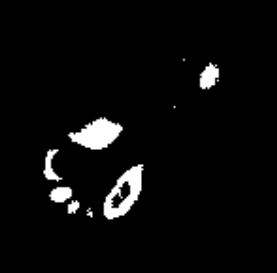
#> input picture src/images/binmask_crop.PNG, 277 x 273 px
$ python 02_Computer-Vision2.py
#> lines starting #> are read from the running program, lines starting #| are printed output that depends on the picture; after the words box and inside, x2 and y2 are one past the last pixel; in counts of white or black regions, pixels touching at a corner belong together
# %%
import cv2
import numpy as np
import matplotlib.pyplot as plt
import skimage.data
from ipywidgets import interact

# %% [markdown]
# ### E. Color Segmentation

# %% [markdown]
# 색상 기반 분할 (Color Segmentation)이란?
# * 기법 :   색상 기반 분할 (Color Segmentation)
# * 설명 :   원하는 특정 색상만 분리/추출
# * 방법 :   색상 임계값 처리  (Color Thresholding)
# * 결과 :   이진 마스크  (Binary Mask)

# %% [markdown]
# 이미지 내 빨간색 color thresholding을 통해 이진 마스크 (binary mask)를 생성해봅시다.

# %%
motor = skimage.data.stereo_motorcycle()[0]
#> the sliders are set to h_upper1 = 15, h_lower2 = 165

plt.imshow(motor)
plt.axis("off");

# %% [markdown]
# 우선 color thresholding을 위해 이미지를 HSV 색공간으로 변환해줍시다.
#
# 그 다음, `cv2.inRange(hsv_이미지, color_lower, color_upper)` 함수를 사용하여 mask를 생성합니다.
#
# 빨강은 $0^\circ$에 가깝기에 H값 $0^\circ$ ~ ($0$ + $\theta)^\circ$와 $(180-\theta)^\circ$ ~ $180^\circ$ 두 가지 mask를 bitwise OR로 연산합니다.

# %%
def update_mask(h_upper1=10, h_lower2=170):
#> called with h_upper1 = 15, h_lower2 = 165
    lower1 = np.array([0, 100, 50])
    upper1 = np.array([h_upper1, 255, 255])
    lower2 = np.array([h_lower2, 100, 50])
    upper2 = np.array([180, 255, 255])

    # 이미지를 HSV 색공간으로 변환
    motor_hsv = cv2.cvtColor(motor, cv2.COLOR_RGB2HSV)
#> motor_hsv: shape (500, 741, 3); mean H, S, V 36, 82.2, 129.7

    # Mask 생성
    mask1 = cv2.inRange(motor_hsv, lower1, upper1)
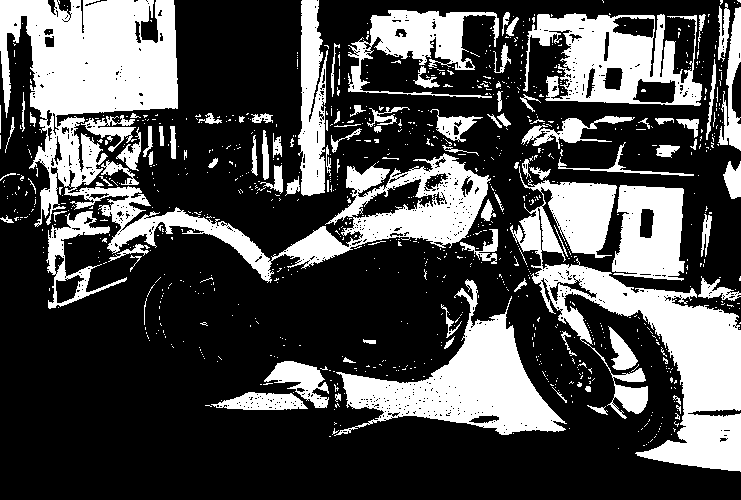
#> mask1: shape (500, 741); 30.2% white; 958 white regions (856 under 20 px), largest, box (x1, y1, x2, y2) and area: (0, 0, 491, 283) 33076, (510, 166, 741, 472) 21761, (334, 279, 567, 436) 12506
    mask2 = cv2.inRange(motor_hsv, lower2, upper2)
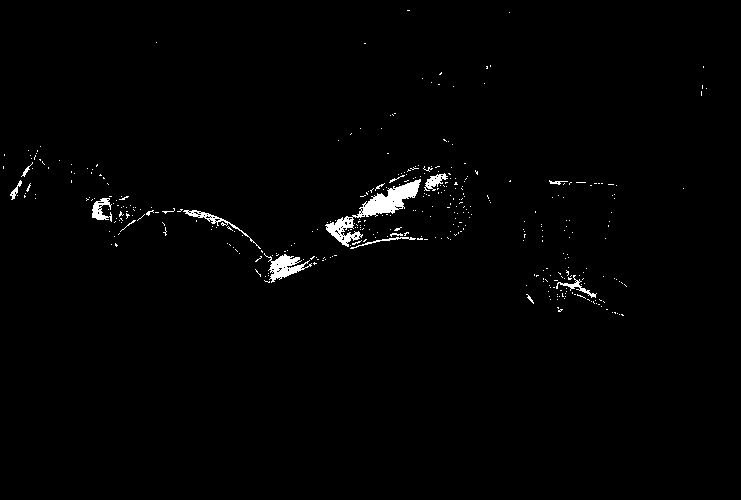
#> mask2: shape (500, 741); 1.2% white; 385 white regions (368 under 20 px), largest, box (x1, y1, x2, y2) and area: (325, 179, 421, 247) 1547, (264, 253, 312, 283) 579, (183, 210, 261, 249) 284
    mask = cv2.bitwise_or(mask1, mask2)
#> mask: shape (500, 741); 31.4% white; 889 white regions (788 under 20 px), largest, box (x1, y1, x2, y2) and area: (0, 0, 496, 309) 39231, (510, 166, 741, 472) 22188, (334, 279, 567, 436) 12506

    plt.figure(figsize=(16,8))

    plt.subplot(1,2,1), plt.imshow(motor), plt.title("Original")
    plt.subplot(1,2,2), plt.imshow(mask, cmap="gray"), plt.title(f"H: 0~{h_upper1}, {h_lower2}~180")

    for ax in plt.gcf().axes:
        ax.axis("off")

    plt.show()

# 슬라이더로 upper/lower 값 추측
interact(update_mask, h_upper1=(0, 30, 1), h_lower2=(150, 180, 1));

# %% [markdown]
# 선택한 값을 아래 코드에 적용

# %%
# TODO: 빈칸에 선택한 값 지정
red_lower1 = np.array([0, 100, 50])
red_upper1 = np.array([10, 255, 255])
red_lower2 = np.array([170, 100, 50])
red_upper2 = np.array([180, 255, 255])

# TODO: HSV로 색공간 변환
motor_hsv = cv2.cvtColor(motor, cv2.COLOR_RGB2HSV)

# TODO: Mask 생성
mask_hsv1 = cv2.inRange(motor_hsv, red_lower1, red_upper1)
#> mask_hsv1: shape (500, 741); 16.3% white; 2055 white regions (1919 under 20 px), largest, box (x1, y1, x2, y2) and area: (70, 153, 491, 283) 11599, (531, 264, 741, 471) 8499, (7, 0, 121, 114) 6868
mask_hsv2 = cv2.inRange(motor_hsv, red_lower2, red_upper2)
mask_hsv = cv2.bitwise_or(mask_hsv1, mask_hsv2)
#> mask_hsv: shape (500, 741); 17.5% white; 1985 white regions (1851 under 20 px), largest, box (x1, y1, x2, y2) and area: (65, 153, 494, 283) 15691, (531, 264, 741, 471) 8815, (7, 0, 121, 114) 6868

plt.figure(figsize=(16,8))

plt.subplot(1,2,1), plt.imshow(motor), plt.title("Original")
plt.subplot(1,2,2), plt.imshow(mask_hsv, cmap="gray"), plt.title("Binary Mask")

for ax in plt.gcf().axes:
    ax.axis("off")

plt.show()

# %% [markdown]
# Binary Mask에 노이즈가 너무 많습니다.
#
# 노이즈를 제거하기 위해 Low-pass Filter (blur)를 적용합시다.

# %%
# TODO: Gaussian Filter를 적용하여 binary mask 생성 (커널 사이즈: 7x7)
motor_blur = cv2.GaussianBlur(motor, (7, 7), 0)
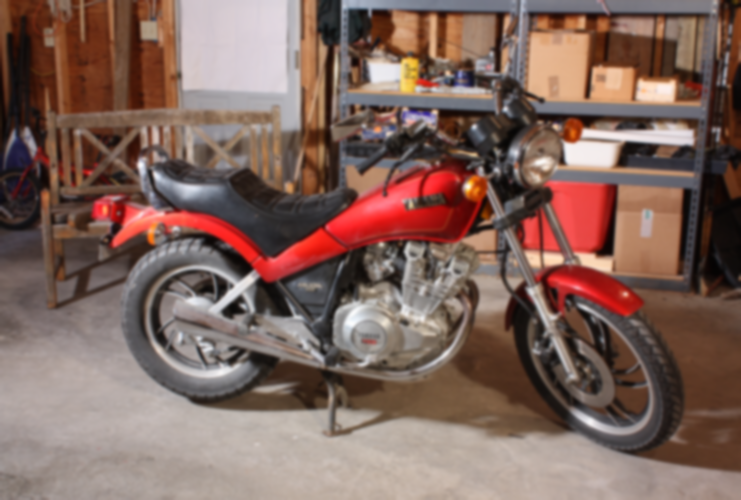
#> motor_blur: shape (500, 741, 3); mean R, G, B 128.6, 101.6, 93
mask_blur_hsv = cv2.GaussianBlur(mask_hsv, (7, 7), 0)

plt.figure(figsize=(16,8))

plt.subplot(1,2,1), plt.imshow(mask_hsv, cmap="gray"), plt.title("Binary Mask")
plt.subplot(1,2,2), plt.imshow(mask_blur_hsv, cmap="gray"), plt.title("Binary Mask (Blurred)")

for ax in plt.gcf().axes:
    ax.axis("off")

plt.show()

# %% [markdown]
# 너무 강하게 smoothing하면 정보 유실이 크기에 약하게만 smoothing filter를 적용합니다.

# %% [markdown]
# ---

# %% [markdown]
# ### F. Morphological Operation

# %% [markdown]
# 그럼 남아있는 노이즈는 어떻게 처리할까요?

# %% [markdown]
# 모폴로지 연산 (Morphological Operation)이란?
# * 형태학적 연산
# * Mask의 영역을 확대/축소
# * Erosion(침식), Dilation(팽창), Opening(열기), Closing(닫기)

# %% [markdown]
# Erosion (침식)  vs.  Dilation (팽창):
# * Erosion (침식)
#   * Kernel 내 모든 픽셀이 1 (흰색)일 때만 중심 픽셀을 1 (흰색)으로 설정
#   * AND
#   * 흰색 영역 감소
#   * 배경의 노이즈 제거
# * Dilation (팽창)
#   * Kernel 내 픽셀 하나라도 1 (흰색)이면 중심 픽셀을 1 (흰색)으로 설정
#   * OR
#   * 흰색 영역 확장
#   * 내부의 검정 구멍과 내부의 끊어진 윤곽선 연결

# %% [markdown]
# Erosion (침식) vs. Dilation (팽창)

# %%
binmask_crop = cv2.imread('src/images/binmask_crop.PNG', cv2.IMREAD_GRAYSCALE)
#> binmask_crop is the input picture: shape (273, 277); min 0, max 255, mean 10.2

binmask_crop_erode = cv2.erode(binmask_crop, None, iterations=2)
binmask_crop_dilate = cv2.dilate(binmask_crop, None, iterations=2)

plt.figure(figsize=(16,8))

plt.subplot(1,3,1), plt.imshow(binmask_crop, cmap="gray"), plt.title("Original")
plt.subplot(1,3,2), plt.imshow(binmask_crop_erode, cmap="gray"), plt.title("Eroded")
plt.subplot(1,3,3), plt.imshow(binmask_crop_dilate, cmap="gray"), plt.title("Dilated")

for ax in plt.gcf().axes:
    ax.axis("off")

plt.show()

# %% [markdown]
# Opening (열기) vs. Closing (닫기)

# %%
# kernel = np.ones((3, 3))
kernel = cv2.getStructuringElement(cv2.MORPH_ELLIPSE, (5, 5))

binmask_crop_opened = cv2.morphologyEx(binmask_crop, cv2.MORPH_OPEN, kernel)
binmask_crop_closed = cv2.morphologyEx(binmask_crop, cv2.MORPH_CLOSE, kernel)

plt.figure(figsize=(16,8))

plt.subplot(1,3,1), plt.imshow(binmask_crop, cmap="gray"), plt.title("Original")
plt.subplot(1,3,2), plt.imshow(binmask_crop_opened, cmap="gray"), plt.title("Opened")
plt.subplot(1,3,3), plt.imshow(binmask_crop_closed, cmap="gray"), plt.title("Closed")

for ax in plt.gcf().axes:
    ax.axis("off")

plt.show()

# %% [markdown]
# 위에서 확인한 방식들을 활용하여 `skimage.data.stereo_motorcycle[0]` 이미지에서 깔끔하게 빨강 영역 검출을 시도해봅시다.

# %%
# TODO: 적절한 morphological opertaion을 사용하여 최적의 binary mask 생성
kernel = cv2.getStructuringElement(cv2.MORPH_ELLIPSE, (5, 5))

mask_hsv_opened = cv2.morphologyEx(mask_blur_hsv, cv2.MORPH_OPEN, kernel)
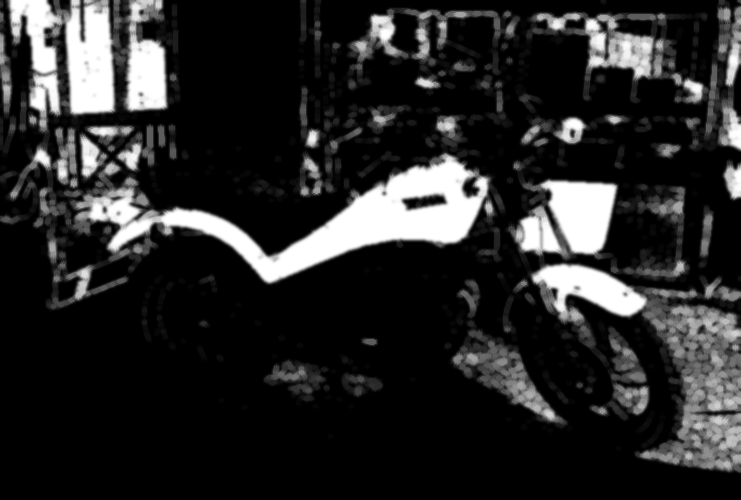
#> mask_hsv_opened: shape (500, 741); min 0, max 255, mean 41.1
mask_hsv_final = cv2.morphologyEx(mask_hsv_opened, cv2.MORPH_CLOSE, kernel)

# TODO: subplot 3개 (원본 이진 마스크, blur 처리된 이진 마스크, 최종 마스크) 생성
plt.figure(figsize=(16,8))

plt.subplot(1,3,1), plt.imshow(mask_hsv, cmap="gray"), plt.title("Binary Mask")
plt.subplot(1,3,2), plt.imshow(mask_blur_hsv, cmap="gray"), plt.title("Binary Mask (Blurred)")
plt.subplot(1,3,3), plt.imshow(mask_hsv_final, cmap="gray"), plt.title("Final Binary Mask (Opened + Closed)")

for ax in plt.gcf().axes:
    ax.axis("off")

plt.show()

# %% [markdown]
# ---

# %% [markdown]
# ### G. Image Enhancement

# %% [markdown]
# Image Enhancement란?
# * Color segmentation은 조명 오염에 취약
# * 대비를 강화하여 원하는 영역 추출
# * LAB 색공간 사용

# %% [markdown]
# 우선 조명 오염에 영향을 받은 이미지를 확인해봅시다.

# %%
basketball = cv2.imread('src/images/basketball_crop.jpg')
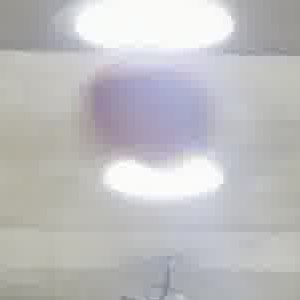
#> input picture src/images/basketball_crop.jpg, 300 x 300 px
#> basketball is the input picture: shape (300, 300, 3); mean B, G, R 191.8, 190.1, 190.6
basketball_rgb = cv2.cvtColor(basketball, cv2.COLOR_BGR2RGB)

plt.imshow(basketball_rgb)
plt.axis("off");

# %% [markdown]
# 해당 이미지에 이전과 동일한 방식으로 color segmentation을 적용하여 binary mask를 생성해봅시다.

# %%
# TODO: 이미지를 HSV 색공간으로 변환
basketball_hsv = cv2.cvtColor(basketball_rgb, cv2.COLOR_RGB2HSV)
#> basketball_hsv: shape (300, 300, 3); mean H, S, V 69.7, 11.7, 195.3

# TODO: lower_orange_hsv, upper_orange_hsv 배열 생성 (농구공 Hue는 대략 5~25, S와 V 범위는 시도)
lower_orange_hsv = np.array([5, 100, 100])
upper_orange_hsv = np.array([25, 255, 255])

# TODO: HSV mask 생성
mask_hsv = cv2.inRange(basketball_hsv, lower_orange_hsv, upper_orange_hsv)
#> mask_hsv: shape (300, 300); every value is 0
#> the sliders are set to h_low = 89, h_high = 89, s_low = 127, s_high = 127, v_low = 127, v_high = 127

plt.imshow(mask_hsv, cmap="gray"), plt.title("Binary Mask")
plt.axis("off");

# %% [markdown]
# 정확한 HSV 범위를 알 수 없으니, 슬라이더를 사용하여 시도해봅시다.

# %%
def update_mask(
    h_low, h_high,
    s_low, s_high,
    v_low, v_high
):
#> called with h_low = 89, h_high = 89, s_low = 127, s_high = 127, v_low = 127, v_high = 127
    lower_orange_hsv = np.array([h_low, s_low, v_low])
    upper_orange_hsv = np.array([h_high, s_high, v_high])

    mask_hsv = cv2.inRange(basketball_hsv, lower_orange_hsv, upper_orange_hsv)

    plt.figure(figsize=(12,8))

    plt.subplot(1,2,1), plt.imshow(basketball), plt.title("Original")
    plt.axis("off")

    plt.subplot(1,2,2), plt.imshow(mask_hsv, cmap="gray")
    plt.title(f"H:{h_low}-{h_high}, S:{s_low}-{s_high}, V:{v_low}-{v_high}")
    plt.axis("off")

    plt.show()


interact(
    update_mask,
    h_low=(0, 179, 1),
    h_high=(0, 179, 1),
    s_low=(0, 255, 5),
    s_high=(0, 255, 5),
    v_low=(0, 255, 5),
    v_high=(0, 255, 5)
);

# %% [markdown]
# 조명 오염이 매우 심하여, 아무리 시도해도 농구공 영역을 추출하기가 어렵습니다.
#
# 그러므로 HSV 색공간 대신 LAB 색공간으로 변환하여 시도해봅시다.

# %% [markdown]
# LAB 색공간:
# * 대립색 이론 (Opponent-Process Theory)를 기반으로 한 색공간
# * L* (Lightness)
#   * 인간의 눈이 체감하는 밝기 (지각 밝기)
#   * 0 ~ 100 (어두움 ~ 밝음)
# * a*
#   * -128 ~ 127 (초록 ~ 빨강)
# * b*
#   * -128 ~ 127 (파랑 ~ 노랑)

# %%
lab = cv2.cvtColor(basketball, cv2.COLOR_BGR2LAB)
#> lab: shape (300, 300, 3); mean of channels 0, 1, 2 196.5, 128.6, 127.2

lower_orange_lab = np.array([ 70, 130,  70])
upper_orange_lab = np.array([180, 230, 185])

mask_lab = cv2.inRange(lab, lower_orange_lab, upper_orange_lab)
#> mask_lab: shape (300, 300); 8% white; 14 white regions (11 under 20 px), largest, box (x1, y1, x2, y2) and area: (80, 76, 200, 155) 6881, (48, 31, 64, 48) 229, (42, 32, 47, 47) 64

plt.imshow(mask_lab, cmap="gray")
plt.axis("off");

# %% [markdown]
# LAB 기반 color segmentation은 조명 오염에도 불구하고 농구공 영역이 어느 정도 추출되는 것을 확인했습니다.
#
# 원본 사진과 합쳐 확인해봅시다.

# %%
result_hsv = cv2.bitwise_and(basketball_rgb, basketball_rgb, mask=mask_hsv)
#> result_hsv: shape (300, 300, 3); every value is 0
result_lab = cv2.bitwise_and(basketball_rgb, basketball_rgb, mask=mask_lab)

plt.figure(figsize=(16,8))
plt.subplot(1,3,1), plt.imshow(basketball_rgb), plt.title("Original")
plt.subplot(1,3,2), plt.imshow(result_hsv), plt.title("HSV Mask Result")
plt.subplot(1,3,3), plt.imshow(result_lab), plt.title("LAB Mask Result")

for ax in plt.gcf().axes:
    ax.axis("off")

plt.show()

# %% [markdown]
# 원하는 영역을 부분적으로 추출하였으나, 조금만 더 욕심내 볼까요?
#
# LAB 기반 color segmentation과 더불어 CLAHE 기법을 적용해봅시다.

# %% [markdown]
# CLAHE (Contrast Limited Adaptive Histogram Equalization):
# * “대비 제한 적응형 히스토그램 평활화”
# * 이미지를 작은 영역으로 나누어 국소적인 대비 향상
# * 노이즈가 과도하게 증폭되지 않도록 대비 상한선을 제한

# %% [markdown]
# CLAHE (Contrast Limited Adaptive Histogram Equalization) 발전 과정:
# 1. **Histogram Equalization**
#    * 이미지 전체 밝기 분포 (히스토그램) 분석
#    * 최소/최대 밝기에 맞춰 재분포
#    * 이미지 전체를 일관적으로 처리
#    * 특정 영역만 너무 밝거나 어두워지는 현상
# 2. **Adaptive** Histogram Equalization
#    * 이미지를 격자로 분리 후 개별적으로 평탄화
#    * 단색 구역의 노이즈 대비가 극대화되는 현상
# 3. **Contrast Limited** Adaptive Histogram Equalization
#    * 히스토그램의 높이 (빈도수)가 제한을 초과하면 잘라냄
#    * 단색 영역에서도 과도하지 않은 명암비

# %% [markdown]
# 이제 CLAHE를 적용하여 명암 강화를 해봅시다.

# %%
cat = skimage.data.chelsea()
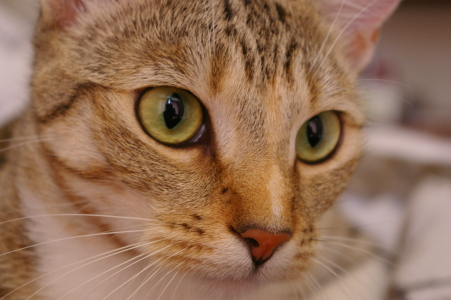
#> input picture skimage.data.chelsea(), 451 x 300 px
#> cat is the input picture: shape (300, 451, 3); mean R, G, B 147.7, 111.4, 86.8

plt.imshow(cat)
plt.axis("off");

# %% [markdown]
# 이 고양이의 주황색 털을 추출해 보려고 합니다.
#
# 하지만 문제가 있습니다. 옅은 주황색과 진한 주황색 털이 저희가 원하는 "주황색"과 너무나도 비슷합니다.
#
# 우선 이미지 명암 강화 없이 color segmentation을 확인해봅시다.

# %%
lower_orange_fur_hsv = np.array([12,  50,  50])
upper_orange_fur_hsv = np.array([38, 230, 230])

# TODO: 이미지를 HSV 색공간으로 변환
cat_hsv = cv2.cvtColor(cat, cv2.COLOR_RGB2HSV)
#> cat_hsv: shape (300, 451, 3); mean H, S, V 13.5, 110.1, 147.7

# TODO: 이진 마스크 생성
cat_mask = cv2.inRange(cat_hsv, lower_orange_fur_hsv, upper_orange_fur_hsv)
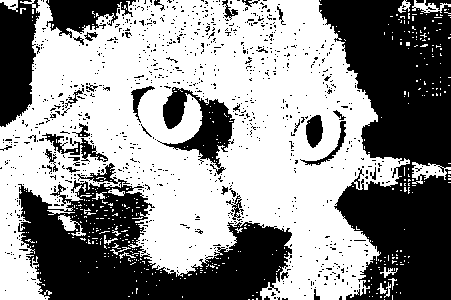
#> cat_mask: shape (300, 451); 56.8% white; 978 black regions (941 under 20 px), largest, box (x1, y1, x2, y2) and area: (319, 0, 451, 300) 26252, (18, 163, 292, 300) 18141, (0, 0, 40, 127) 3759

# TODO: 이미지 출력
cat_result = cv2.bitwise_and(cat, cat, mask=cat_mask)

plt.figure(figsize=(16,8))
plt.subplot(1,3,1), plt.imshow(cat), plt.title("Original")
plt.subplot(1,3,2), plt.imshow(cat_mask, cmap="gray"), plt.title("Binary Mask")
plt.subplot(1,3,3), plt.imshow(cat_result), plt.title("Masked Result")

for ax in plt.gcf().axes:
    ax.axis("off")
#> (the rest of the program and of its run is left out)
